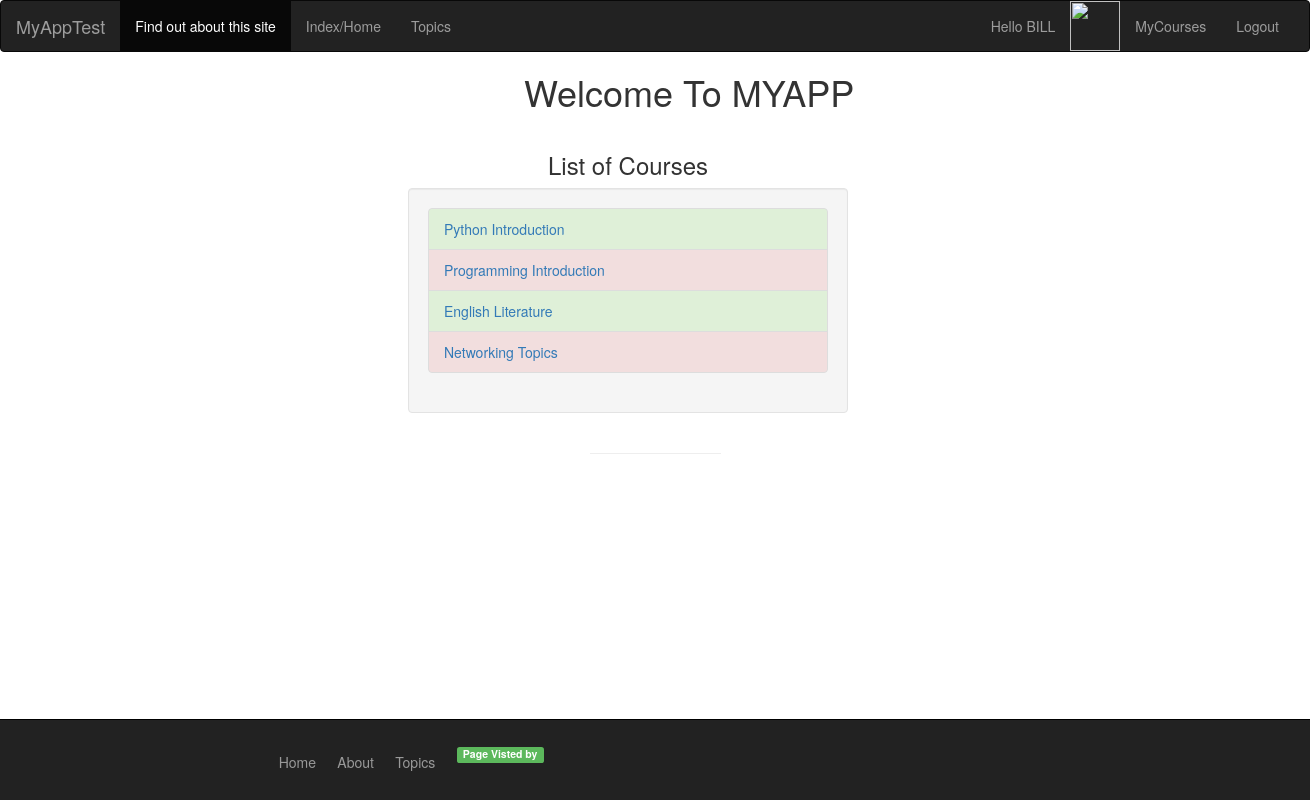
The page /myApp/ (signed in) on the database its author committed.
### myApp/models.py (models this page shows, shortened)
class Course(models.Model):
    course_no = models.IntegerField( primary_key=True)
    title = models.CharField(max_length=50)
    textbook = models.ForeignKey(Book)
    students = models.ManyToManyField(Student)

### myApp/views.py (the view, shortened to what this page needs)
def index (request):
    if (request.user.is_authenticated()):
        testuser = request.user;
    else:
        testuser = ""
    courselist = Course.objects.all()[:10];
    if 'counter' in request.COOKIES:
        counter = request.COOKIES['counter']
        counter = int(counter)
        counter +=1
        counter = str(counter)
        response = render(request, 'myapp/index.html', {'courselist': courselist, 'testuser': testuser,})
        response.set_cookie('counter', str(counter));
        return response
    else:
        response = render(request, 'myapp/index.html', {'courselist': courselist, 'testuser': testuser})
        counter = counter = str(1)
        response.set_cookie('counter', counter);
        return response

### myApp/templates/myapp/index.html (shortened to what this page needs)
{% extends 'myapp/base.html' %}
{% block body_block %}
{% if courselist %}
    <div class="container" style="margin-top:20px; margin-left: 30%;">
	<div class="row">
        <div class="col-xs-6">
            <h3 class="text-center">List of Courses</h3>
            <div class="well" style="max-height: 300px;overflow: auto;">
        		<ul class="list-group checked-list-box">
                    {% for course in courselist %}
                  <li class="list-group-item courselist" data-style="button"> <a href="{% url 'myApp:detail' course.course_no %}">{{ course.title}}</a> </li>
                    {% endfor %}
                </ul>
            </div>
        </div>
    </div>
    </div>
    {% else %}
        <strong>There are no available courses!</strong>
    {% endif %}
{% endblock %}

### myApp/templates/myapp/base.html (shortened to what this page needs)
<!DOCTYPE html>
<html>
    <head>
    {% load staticfiles %}
        <link rel="stylesheet" type="text/css" href="{% static 'myapp/style.css' %}" />
        <link rel ="stylesheet" type="text/css" href="https://maxcdn.bootstrapcdn.com/bootstrap/3.3.7/css/bootstrap.min.css" />
    </head>
    <body>
    <nav class="navbar navbar-inverse">
  <div class="container-fluid">
    <div class="navbar-header">
      <a class="navbar-brand" href="#">MyAppTest</a>
    </div>
    <div class="collapse navbar-collapse" id="bs-example-navbar-collapse-1">
      <ul class="nav navbar-nav">
        <li class="active"><a href="{% url 'myApp:about' %}">Find out about this site</a></li>
        <li><a href = "{% url 'myApp:index' %}">Index/Home </a></li>
        <li><a href = "{% url 'myApp:topic' %}">Topics </a></li>
      </ul>
      <ul class="nav navbar-nav navbar-right">
        <li>
            {% if testuser %}
                <a href="#"> Hello {{testuser.first_name }}</a>
                </li>
                 <li><img src="{{ testuser.student.picture }}" height="50" width="50" /></li>
                <li> <a href="{% url 'myApp:mycourses' %}">MyCourses</a> </li>
                <li> <a href="{% url 'myApp:logout' %}">Logout</a> </li>
            {% else %}
               <li> <a href="{% url 'myApp:login' %}" >Login</a></li>
               <li> <a href="{% url 'myApp:register' %}" >Register</a>
        {% endif %}
      </ul>
    </div>
  </div>
</nav>
        <div>
            <h1 style="margin-left: 40%;">Welcome To MYAPP</h1>
            {% block body_block %}*** {% endblock %}
        </div>
        <hr />
    <footer style="z-index: 2">
  <div class="container">
    <p>
        <ul class="footerbar">
                <li class="footerli"><a href = "{% url 'myApp:index' %}">Home</a></li>
                <li class="footerli"><a href = "{% url 'myApp:about' %}">About</a></li>
                 <li class="footerli"><a href = "{% url 'myApp:topic' %}">Topics</a><br/></li>
                <li class="footerli">      <label class="label label-success" style="float: right;">Page Visted by {{ request.COOKIES.counter }}</label></li>
            </ul>
    </p>
  </div>
</footer>
    </body>
</html>

### myApp/static/myapp/style.css (style rules this page uses)
body, html { height: 100%; background-repeat: no-repeat; background:url(https://i.ytimg.com/vi/4kfXjatgeEU/maxresdefault.jpg); font-family: 'Oxygen', sans-serif; background-size: cover; }
hr { width: 10%; color: #fff; }
label { margin-bottom: 15px; }

### myApp/templates/myapp/base.html (style rules this page uses)
html, body { height: 100%; }
ul.footerbar { display: block; list-style-type: none; }
li.footerli { padding-left: 2%; display: inline-block; }
footer { position: fixed; width: 100%; color: #666; background: #222; padding: 17px 0 18px 0; border-top: 1px solid #000; bottom: 0; overflow: hidden; margin-top: 10%; }
footer a { color: #999; }
.container { max-width: 940px; }

### rows shown on the page
Course: title "Python Introduction"
Course: title "Programming Introduction"
Course: title "English Literature"
Course: title "Networking Topics"

### other values the page prints
{{ testuser.first_name }} "BILL"
